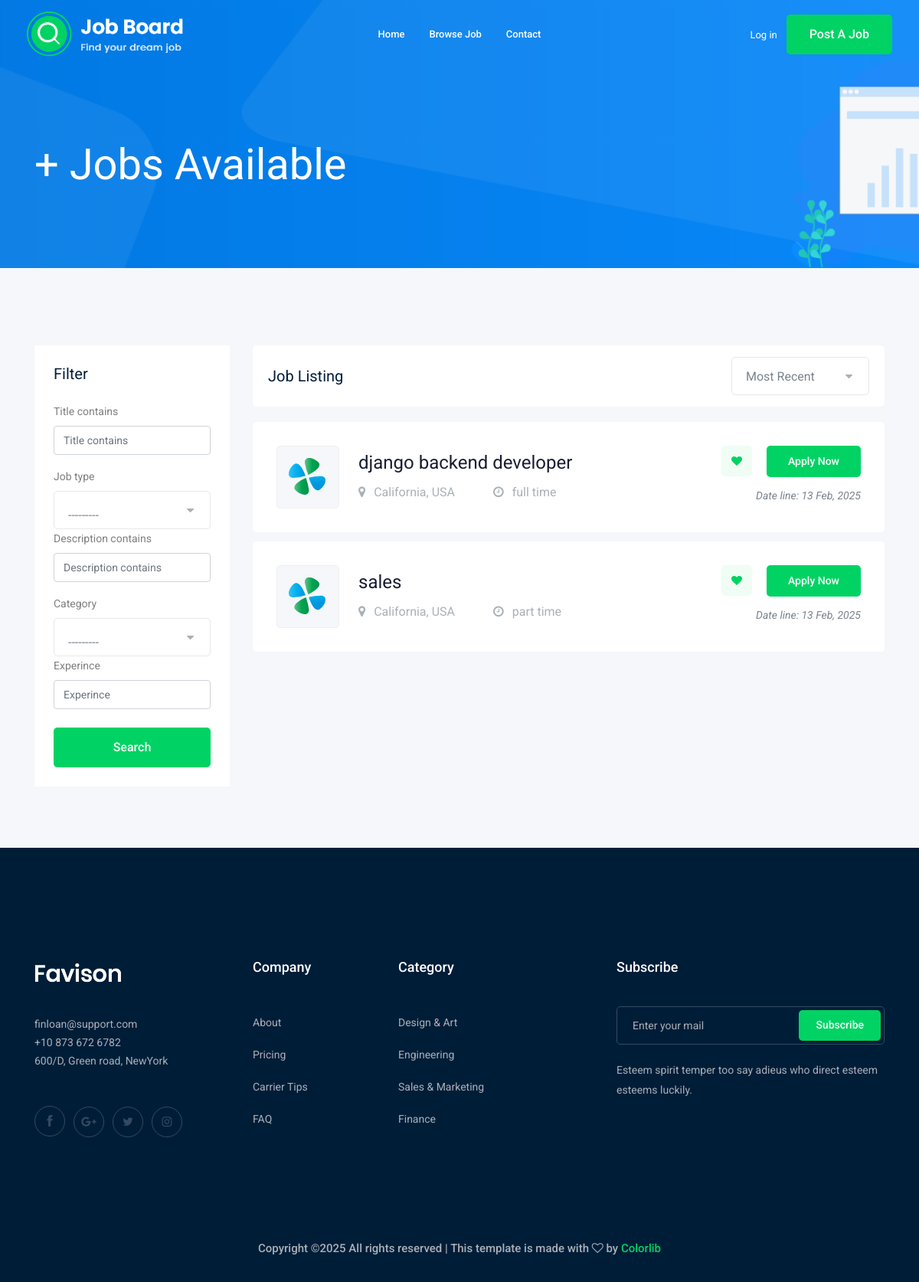
The app's page /jobs/, older data.
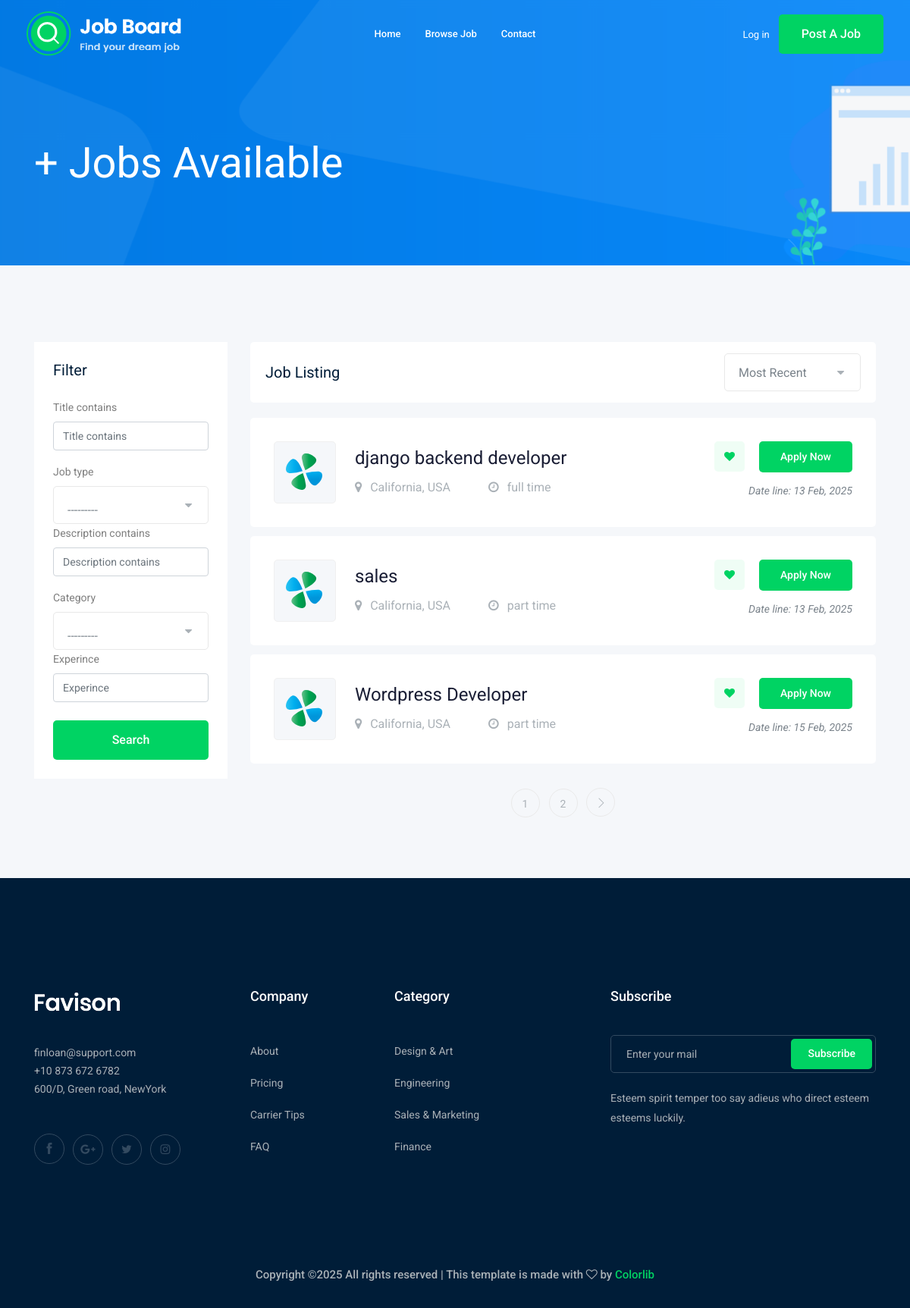
The same page, newer data.
### job/models.py (models this page shows, shortened)
class Job(models.Model):
    owner = models.ForeignKey(User, on_delete=models.CASCADE)
    title = models.CharField(max_length=100)
    job_type = models.CharField(max_length=15,choices=job_type)
    description = models.TextField(max_length=1000)
    published_at = models.DateTimeField(auto_now=True)
    vacancy = models.IntegerField(default=1)
    salary = models.IntegerField(default=0)
    category = models.ForeignKey('Catecory',on_delete=models.CASCADE)
    experince = models.IntegerField(default=1)
    image = models.ImageField(upload_to=image_upload)
    slug = models.SlugField(null=True,blank=True)

### job/views.py (the view)
# urls.py: path('',views.job_list,name='job_list'),
def job_list(request):
    job_list = Job.objects.all()
    filter = JobFilter(request.GET, queryset=job_list)
    job_list = filter.qs
    paginator = Paginator(job_list, 3)
    page_number = request.GET.get("page")
    page_obj = paginator.get_page(page_number)
    context = {
        'jobs':page_obj,
        'filter':filter
    }
    return render(request,'job/job_list.html',context)

### job/models.py (called while the page is built)
    def __str__(self):
        return self.name

### job/templates/job/job_list.html (shortened to what the changed rows need)
{% extends "base.html" %}
{% load bootstrap4 %}
{% block body %}
    <div class="job_listing_area plus_padding">
        <div class="container">
            <div class="row">
                <div class="col-lg-9">
                    <div class="job_lists m-0">
                        {% for job in jobs %}
                        <div class="row">
                            <div class="col-lg-12 col-md-12">
                                <div class="single_jobs white-bg d-flex justify-content-between">
                                    <div class="jobs_left d-flex align-items-center">
                                        <div class="thumb">
                                            <img src="img/svg_icon/1.svg" alt="">
                                        </div>
                                        <div class="jobs_conetent">
                                            <a href="{% url 'jobs:job_detail' job.slug %}"><h4>{{job.title}}</h4></a>
                                            <div class="links_locat d-flex align-items-center">
                                                <div class="location">
                                                    <p> <i class="fa fa-map-marker"></i> California, USA</p>
                                                </div>
                                                <div class="location">
                                                    <p> <i class="fa fa-clock-o"></i> {{job.job_type}}</p>
                                                </div>
                                            </div>
                                        </div>
                                    </div>
                                    <div class="jobs_right">
                                        <div class="apply_now">
                                            <a class="heart_mark" href="#"> <i class="fa fa-heart"></i> </a>
                                            <a href="{% url 'jobs:job_detail' job.slug %}" class="boxed-btn3">Apply Now</a>
                                        </div>
                                        <div class="date">
                                            <p>Date line: {{job.published_at|date:"d M, o"}}</p>
                                        </div>
                                    </div>
                                </div>
                            </div>
                        </div>
                        {% endfor %}
                    {% if jobs.has_other_pages %}
                        <div class="row">
                            <div class="col-lg-12">
                                <div class="pagination_wrap">
                                    <ul>
                                    {% for i in jobs.paginator.page_range %}
                                        <li><a href="?page={{i}}"><span>{{i}}</span></a></li>
                                    {% endfor %}
                                    {% if jobs.has_next %}
                                        <li><a href="?page={{jobs.next_page_number}}"> <i class="ti-angle-right"></i> </a></li>
                                    {% endif %}
                                    </ul>
                                </div>
                            </div>
                        </div>
                    {% endif %}
                    </div>
                </div>
            </div>
        </div>
    </div>
                    {% endblock body %}

Row changes from the older to the newer data that the page shows:
added Job: title "Wordpress Developer", job_type "part time", published_at "15 Feb, 2025"
Text that changed along with them:
new list line: "1"
new list line: "2"
